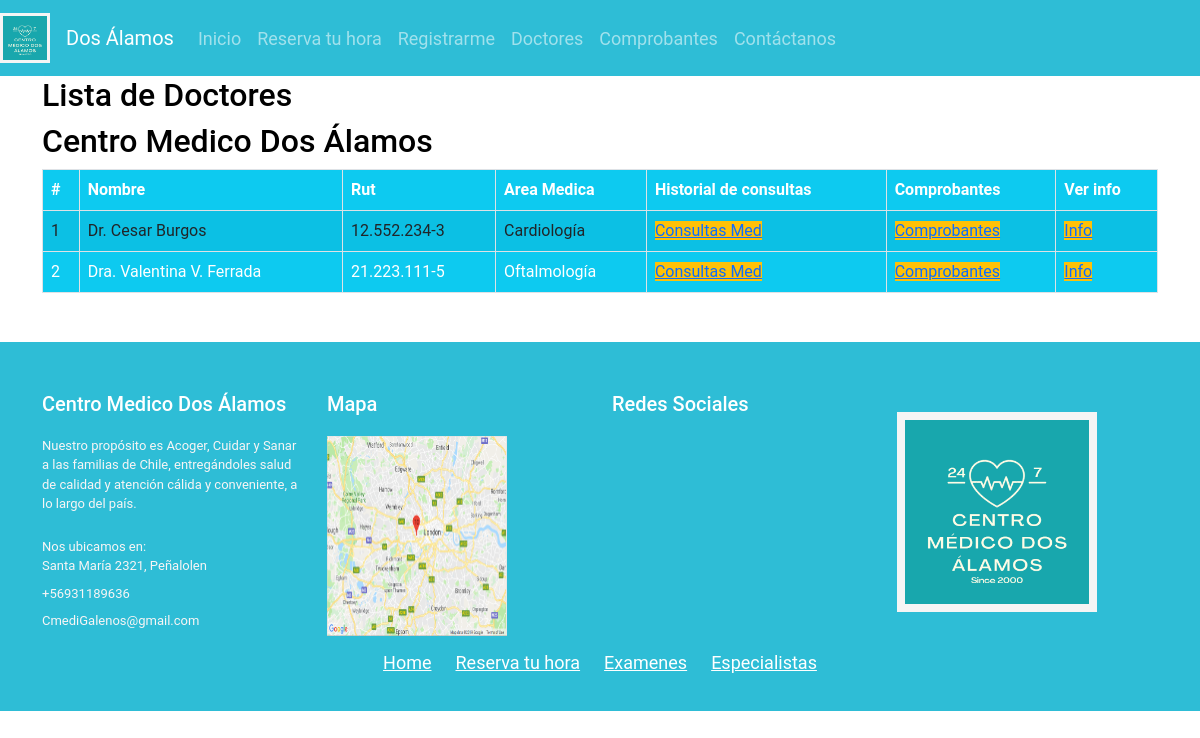
Page /docs/ on the earlier database version.
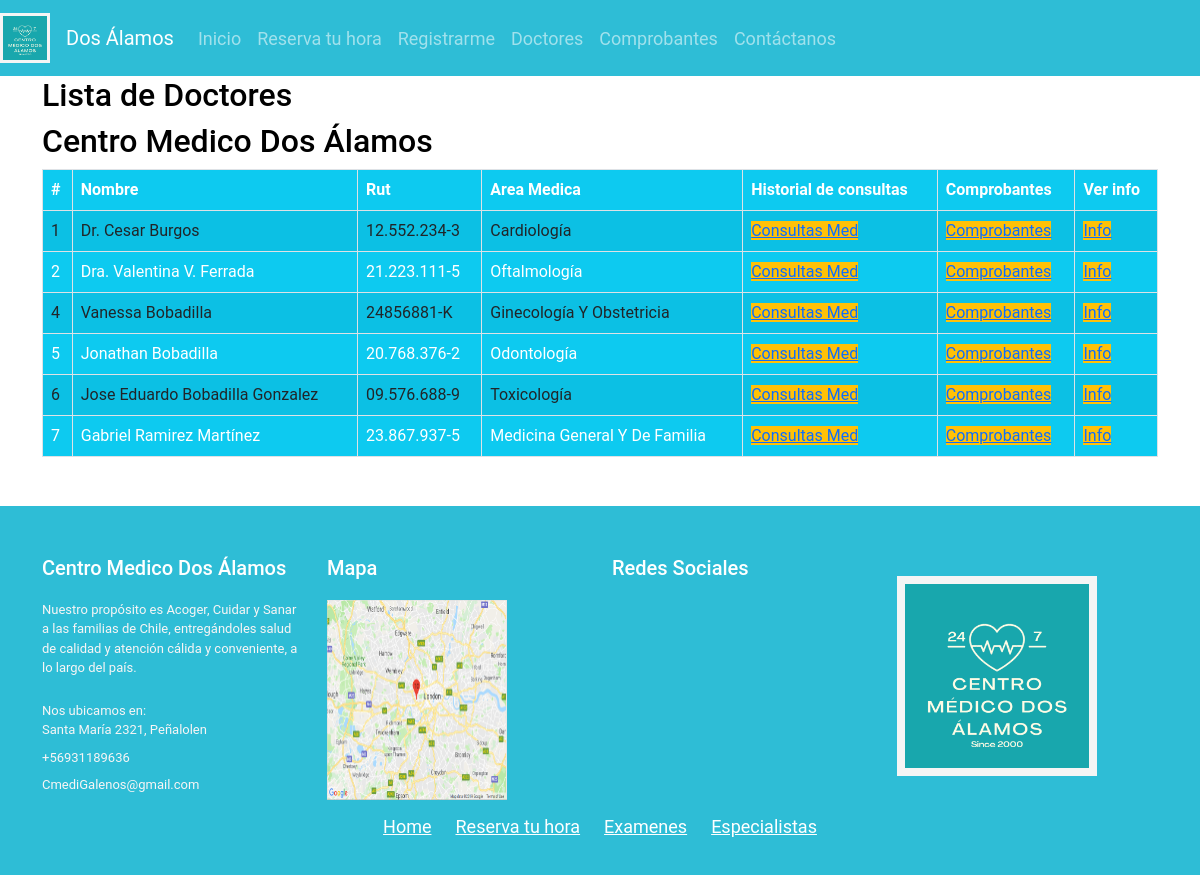
Same page on the later database version.
### core/models.py (models this page shows, shortened)
class doctor(models.Model):
    nomDoc = models.CharField( max_length=50)
    aPatDoc = models.CharField( max_length=50)
    rutDoc = models.CharField( max_length=50)
    emailDoc = models.CharField( max_length=50)
    bornDateDoc = models.DateTimeField(auto_now_add=False,auto_now=False,null=True,blank=True);
    fkGender = models.ForeignKey(gender, on_delete=models.CASCADE, blank=True)
    fkComuna = models.ForeignKey(comuna, on_delete=models.CASCADE)
    fkAMedica = models.ForeignKey(areaMedica, on_delete=models.CASCADE)
    adressDoc = models.CharField(max_length=70)

class areaMedica(models.Model):
    nomAMedica = models.CharField( max_length=50)
    def __str__(self):
        return self.nomAMedica

### core/views.py (the view)
# urls.py: path("docs/", views.docs, name="docs"),
def docs(request): #DOCTORES CRUD
    doc = doctor.objects.all()
    data = {
        'info' : doc
    }
    return render(request, 'web/docs.html', data)

### core/templates/web/docs.html
{% extends 'web/base.html' %}
{% load static %}
{% block contenido %}
    {% block css %}
        <link rel="stylesheet" href="{% static 'app/css/index.css' %}">
        <link rel="stylesheet" href="{% static 'app/css/register.css' %}">
    {% endblock css %}
    <div class="container-xl">
        <div class="table-responsive">
            <div class="table-wrapper">
                <div class="table-title">
                    <div class="row">
                        <div class="col-sm-8"><h2>Lista de Doctores</h2><h2>Centro Medico Dos Álamos</h2></div>
                    </div>
                </div>
                <table class="table table-striped table-hover table-bordered bg-info" >
                    <thead>
                        <tr>
                            <th>#</th>
                            <th>Nombre</th>
                            <th>Rut</th>
                            <th>Area Medica</th>
                            <th>Historial de consultas</th>
                            <th>Comprobantes</th>
                            <th>Ver info</th>
                        </tr>
                    </thead>
                    <tbody>
                        {% for p in info %}
                            <tr>
                                <td>{{p.id | title}}</td>
                                <td>{{p.nomDoc | title}} {{p.aPatDoc | title}}</td>
                                <td>{{p.rutDoc | title}}</td>
                                <td>{{p.fkAMedica | title}}</td>
                                <td>
                                    <a href="{% url 'informeHoras' p.id%}" class="bg-warning" title="View" data-toggle="tooltip">Consultas Med</a>
                                </td>
                                <td>
                                    <a href="{% url 'informePagos' p.id%}" class="bg-warning" title="View" data-toggle="tooltip">Comprobantes</a>
                                </td>
                                 <td>
                                    <a href="{% url 'infoDoc' p.id%}" class="bg-warning" title="View" data-toggle="tooltip">Info</a>
                                </td>
                            </tr>
                        {% endfor %}
                    </tbody>
                </table>
            </div>
        </div>
    </div>
    <HR>
{% endblock contenido %}

### core/templates/web/base.html (shortened to what this page needs)
{% load static %}
<!DOCTYPE html>
<html lang="es">
<head>
    <link href="https://cdn.jsdelivr.net/npm/bootstrap@5.0.1/dist/css/bootstrap.min.css" rel="stylesheet">
    {% block css %}{% endblock css %}
</head>
<body>
  <nav class="navbar navbar-expand-lg navbar-dark">
    <a class="navbar-brand" href="{% url 'index' %}">
        <img class="imglogo"src="{% static 'app/img/logo_dos_alamos.png'%}" width="105" height="40" class="d-inline-block align-top" alt="logo">
    </a>
    <a class="navbar-brand" href="{% url 'index' %}">Dos Álamos</a>
    <div class="collapse navbar-collapse" id="navbarSupportedContent">
      <ul class="navbar-nav mr-auto">
        <li class="nav-item active">
          <a class="nav-link" href="{% url 'index' %}">Inicio </a>
        </li>
        <li class="nav-item active">
          <a class="nav-link" href="{% url 'passr' %}">Reserva tu hora </a>
        </li>
        <li class="nav-item active">
          <a class="nav-link" href="{% url 'register' %}">Registrarme</a>
        </li>
        <li class="nav-item active">
          <a class="nav-link" href="{% url 'docs' %}">Doctores</a>
        </li>
        <li class="nav-item active">
          <a class="nav-link" href="{% url 'comisiones' %}">Comprobantes</a>
        </li>
        <li class="nav-item active">
          <a class="nav-link" href="{% url 'contact' %}">Contáctanos</a>
        </li>
      </ul>
    </div>
  </nav>
    {% block contenido %}
    {% endblock contenido %}
    <footer class="footer">
      <div class="container">
      <div class="row">
      <div class=" col-sm-4 col-md col-sm-8  col-12 col">
      <h5 class="headin5_amrc col_white_amrc pt2">Centro Medico Dos Álamos</h5>
      <p class="mb10">Nuestro propósito es Acoger, Cuidar y Sanar a las familias de Chile, entregándoles salud de calidad y atención cálida y conveniente, a lo largo del país.</p>
      <p> Nos ubicamos en: <br> Santa María 2321, Peñalolen</p>
      <p>  +56931189636  </p>
      <p> CmediGalenos@gmail.com </p>
      </div>
      <div class=" col-sm-4 col-md col-7 col">
      <h5 class="headin5_amrc col_white_amrc pt2">Mapa</h5>
      <div><img src="{% static 'app/img/mapa.png'%}" width="180" height="200" alt="mapa de la empresa"></div>
      </div>
      <div class=" col-sm-4 col-md  col-8 col">
      <h5 class="headin5_amrc col_white_amrc pt2">Redes Sociales</h5>
      </div>
      <div class=" col-sm-4 col-md  col-12 col">
      <h5 class="headin5_amrc col_white_amrc pt2"></h5>
      <ul class="footer_ul2_amrc">
      <div><img class="img" src="{% static 'app/img/logo_dos_alamos.png'%}" width="200" height="200" alt="logo de la empresa"></div>
      </ul>
      </div>
      </div>
      <ul class="foote_bottom_ul_amrc">
        <li><a href="{% url 'index' %}">Home</a></li>
        <li><a href="{% url 'tomahora' %}">Reserva tu hora</a></li>
        <li><a href="">Examenes</a></li>
        <li><a href="{% url 'docs' %}">Especialistas</a></li>
      </ul>
      </div>
    </footer>
</body>
</html>

### core/static/app/css/index.css (style rules this page uses)
body { color: aliceblue; background-color: #ffffff; background-repeat: no-repeat; background-size: 300px; background-position: center; }
h2 { color: black; }
.nav-link { text-align: center; line-height: 1.5; list-style: none; }
.navbar-expand-lg { background-color:rgb(46, 189, 214); }
.navbar { background-color:rgb(46, 189, 214); }
.img { padding:8px; background-color: #f5f5f5; width: 200px; }
.imglogo { height: 50px; width: 50px; padding:3px; background-color: #f5f5f5; }
.col_white_amrc { color:rgb(255, 255, 255); }
footer { width:100%; background-color:rgb(46, 189, 214); min-height:250px; padding:10px 0px 25px 0px ; }
.pt2 { padding-top:40px ; margin-bottom:20px ; }
footer p { font-size:13px; color:rgb(248, 245, 245); padding-bottom:0px; margin-bottom:8px; }
.mb10 { padding-bottom:15px ; }
.footer_ul2_amrc { margin:0px; list-style-type:none; padding:0px; }
.foote_bottom_ul_amrc { list-style-type:none; padding:0px; display:table; margin-top: 10px; margin-right: auto; margin-bottom: 10px; margin-left: auto; }
.foote_bottom_ul_amrc li { display:inline; }
.foote_bottom_ul_amrc li a { color:rgb(255, 255, 255); margin:0 12px; }
ul { background-repeat: no-repeat ; color: rgb(250, 248, 248); font-size:large; background-position: right 500px; }
.table { background-color: aliceblue; color: rgb(255, 255, 255); align-content: center; }

### core/static/app/css/register.css (style rules this page uses)
body { color: #fff; background: #ffffff; font-family: 'Roboto', sans-serif; }

Differences in the rows shown:
added doctor: id "4", nomDoc "Vanessa", aPatDoc "Bobadilla", rutDoc "24856881-K", fkAMedica "Ginecología Y Obstetricia"
added doctor: id "5", nomDoc "Jonathan", aPatDoc "Bobadilla", rutDoc "20.768.376-2", fkAMedica "Odontología"
added doctor: id "6", nomDoc "Jose Eduardo", aPatDoc "Bobadilla Gonzalez", rutDoc "09.576.688-9", fkAMedica "Toxicología"
added doctor: id "7", nomDoc "Gabriel", aPatDoc "Ramirez Martínez", rutDoc "23.867.937-5", fkAMedica "Medicina General Y De Familia"
